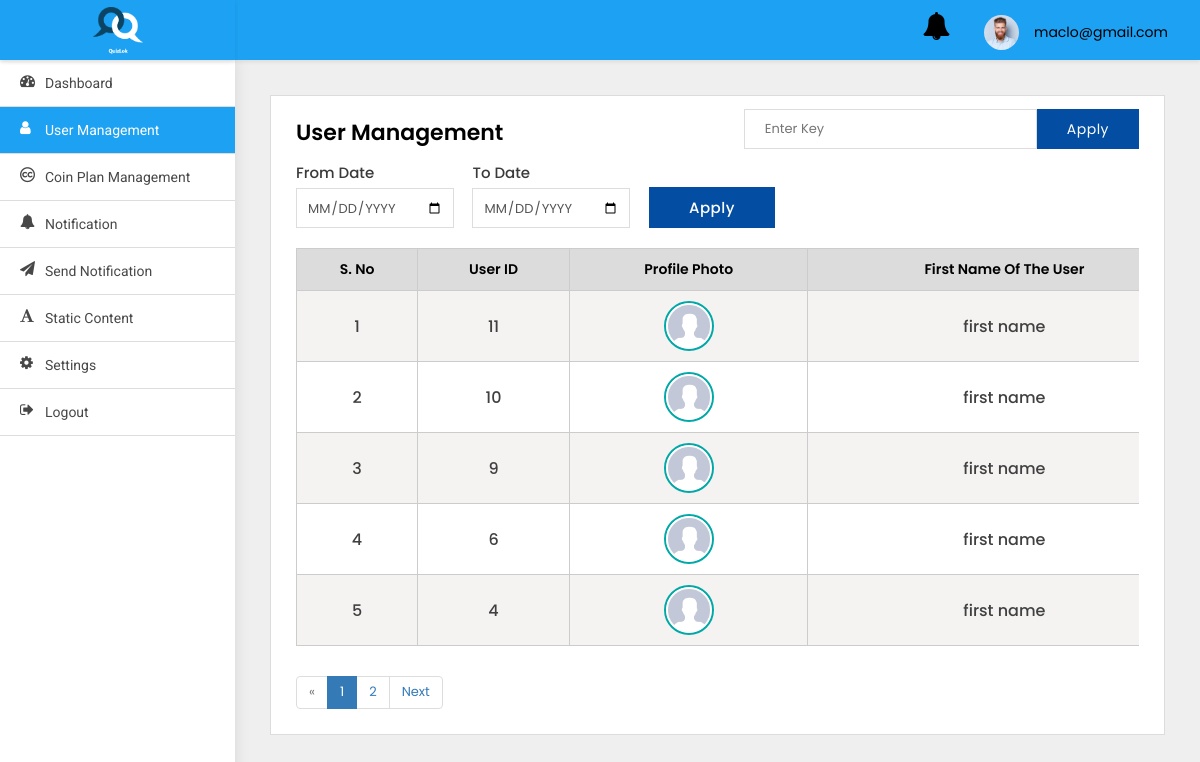
Page /adminpanel/users-list/ (signed in) on the earlier database version.
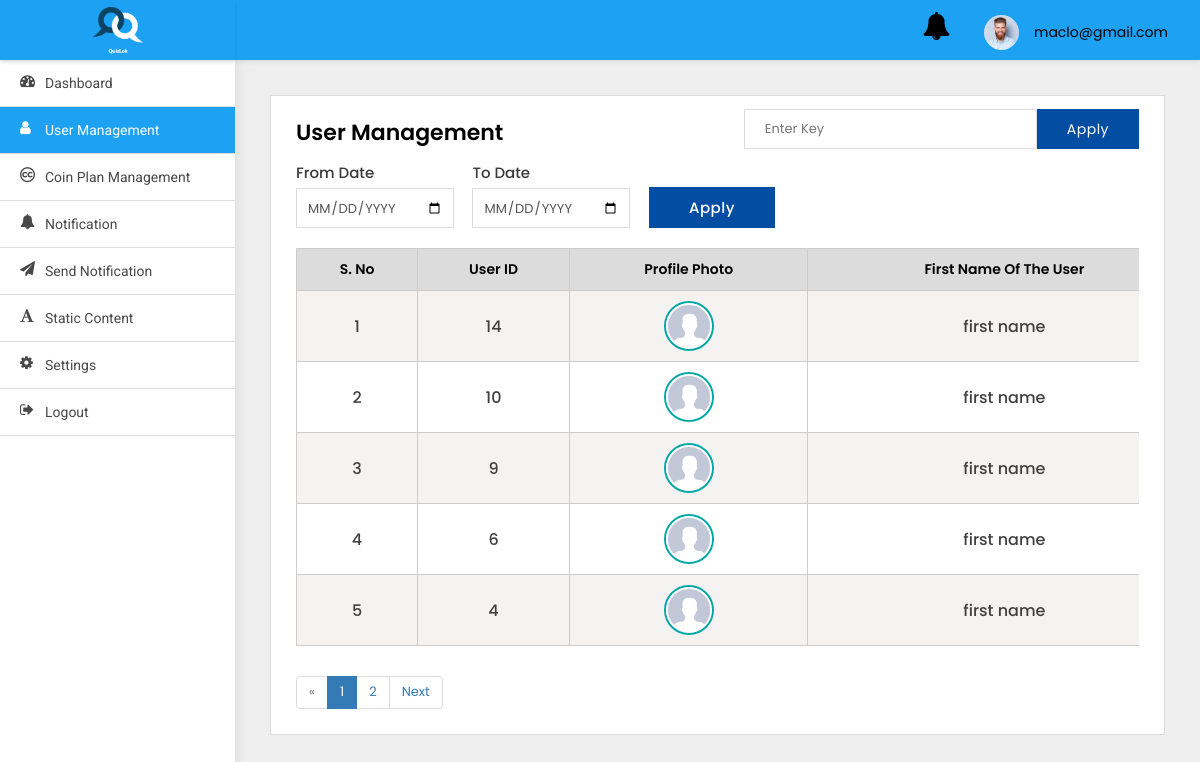
Same page on the later database version.
### adminpanel/models.py (models this page shows)
class User(AbstractBaseUser, PermissionsMixin):
    first_name = models.CharField(default='first name', max_length=100)
    last_name = models.CharField(default='', max_length=100, null=True, blank=True)
    email = models.CharField(default='', max_length=255, unique=True)
    country_code = models.CharField(default='+91', max_length=10)
    phone_number = models.CharField(default='', max_length=13)
    profile_pic = models.ImageField(default='default_profile.png', null=True, blank=True)
    device_token = models.CharField(default='', max_length=500, null=True, blank=True)
    remember_me = models.BooleanField(default=False)
    password = models.CharField(default='123456', max_length=100)
    confirm_password = models.CharField(default='123456', max_length=100)
    created_at = models.DateTimeField(auto_now_add=True)
    is_active = models.BooleanField(default=True)
    is_staff = models.BooleanField(default=False)
    is_blocked = models.BooleanField(default=False)
    objects = UserManager()
    USERNAME_FIELD = 'email'
    class Meta:
        ordering = ('-created_at',)

### adminpanel/views.py (the view)
# urls.py: path('users-list/', UsersList.as_view(), name='users-list'),
class UsersList(LoginRequiredMixin, ListView):
    paginate_by = 5
    model = User
    template_name = 'user-management.html'
    login_url = 'adminpanel:login'
    def get(self, request, *args, **kwargs):
        qs = self.request.GET.get('qs')
        if qs:
            search = User.objects.filter(Q(first_name__icontains=qs) |
                                         Q(last_name__icontains=qs) |
                                         Q(id__icontains=qs) |
                                         Q(phone_number__icontains=qs))
            search_count = len(search)
            context = {
                'search': search,
            }
            if search:
                messages.info(self.request, str(
                    search_count) + ' matches found')
                return render(self.request, 'user-management.html', context)
            else:
                messages.info(self.request, 'No results found')
                return render(self.request, 'user-management.html', context)
        else:
            users = User.objects.all().exclude(is_superuser=True)
            myfilter = UserFilter(self.request.GET, queryset=users)
            users = myfilter.qs
            print(users.count())
            paginator = Paginator(users, self.paginate_by)
            page_number = self.request.GET.get('page')
            page_obj = paginator.get_page(page_number)
            context = {
                'object_list': users,
                'myfilter': myfilter,
                'pages': page_obj,
            }
            return render(self.request, "user-management.html", context)

### adminpanel/templates/user-management.html (shortened to what this page needs)
{% extends 'base.html' %}
{% block body %}
<div class="WrapperArea">
    <div class="WrapperBox">
        <div class="Small-Wrapper">
            <div class="SearchBox">
                <form action="" method="get">
                    <input type="text" name="qs" placeholder="Enter Key">
                    <button>Apply</button>
                </form>
            </div>
            <h4 class="Title">User Management</h4>
            <div class="Filter">
                <form method="get">
                    <div class="form-group">
                        <label>From Date</label>
                        <input type="date" name="from_date" class="form-control">
                    </div>
                    <div class="form-group">
                        <label>To Date</label>
                        <input type="date" name="to_date" class="form-control">
                    </div>
                    <div class="form-group">
                        <label>&nbsp;</label>
                        <button class="Button" type="submit">Apply</button>
                    </div>
                </form>
            </div>
            {% if search %}
            <div class="TableList">
                <div class="dragscroll">
                    <table style="width: 150vw">
                        <thead>
                        <tr>
                            <th>S. No</th>
                            <th>User ID</th>
                            <th>First Name of the user</th>
                            <th>Last Name of the user</th>
                            <th>Profile Photo</th>
                            <th>Phone Number</th>
                            <th>Action</th>
                        </tr>
                        </thead>
                        <tbody>
                        {% for object in search %}
                        <tr>
                            <td>{{forloop.counter}}</td>
                            <td>{{object.id}}</td>
                            <td>{{object.first_name}}</td>
                            <td>{{object.last_name}}</td>
                            {% if object.profile_pic %}
                            <td>
                                <figure><img src="{{object.profile_pic.url}}" alt="Profile pic"></figure>
                            </td>
                            {% else %}
                            <td>
                                <figure><img src="https://snapic-bucket.s3.amazonaws.com/static/default_profile.png"
                                             alt=""></figure>
                            </td>
                            {% endif %}
                            <td>{{object.phone_number}}</td>
                            <td>
                                <a class="Blue" href="{% url 'adminpanel:user-detail' object.id %}">
                                    <i class="fa fa-eye"></i>
                                </a>
                                <button class="Red deleteButton" value="{{object.id}}" data-toggle="modal"
                                        data-target="#DeleteModal" style="border:none;box-shadow:none;
                                                                                background:transparent;outline:0;">
                                    <i class="fa fa-trash"></i>
                                </button>
                                {% if object.is_blocked %}
                                <button class="Red cross" data-target="#UnBlock" data-toggle="modal"
                                        value="{{object.id}}"
                                        style="border:none;box-shadow:none;background:transparent;outline:0;margin-left:10px;">
                                    <i class="fa fa-ban"></i>
                                </button>
                                {% else %}
                                <button class="Green tick" data-target="#Block" data-toggle="modal"
                                        value="{{object.id}}"
                                        style="border:none;box-shadow:none;background:transparent;outline:0;margin-left:10px;">
                                    <i class="fa fa-check"></i>
                                </button>
                                {% endif %}
                            </td>
                        </tr>
                        {% endfor %}
                        </tbody>
                    </table>
                </div>
            </div>
            {% elif pages %}
            <div class="TableList">
                <div class="dragscroll">
                    <table style="width: 150vw">
                        <thead>
                        <tr>
                            <th>S. No</th>
                            <th>User ID</th>
                            <th>Profile Photo</th>
                            <th>First Name of the user</th>
                        </tr>
                        </thead>
                        <tbody>
                        {% for object in pages %}
                        <tr>
                            <td>{{forloop.counter}}</td>
                            <td>{{object.id}}</td>
                            {% if object.profile_pic %}
                            <td>
                                <center>
                                    <figure><img src="{{object.profile_pic.url}}" alt="Profile pic"></figure>
                                </center>
                            </td>
                            {% endif %}
                            <td>{{object.first_name}}</td>
                        </tr>
                        {% endfor %}
                        </tbody>
                    </table>
                </div>
            </div>
            {% endif %}
            {% if pages.has_other_pages %}
            <ul class="pagination">
                {% if pages.has_previous %}
                <li class="page-item"><a aria-label="Previous" class="page-link"
                                         href="?page={{ pages.previous_page_number }}">Previous</a></li>
                {% else %}
                <li class="page-item disabled"><span>&laquo;</span></li>
                {% endif %}
                {% for i in pages.paginator.page_range %}
                {% if pages.number == i %}
                <li class="page-item active"><span>{{ i }} <span class="sr-only">(current)</span></span></li>
                {% else %}
                <li class="page-item"><a class="page-link" href="?page={{ i }}">{{ i }}</a></li>
                {% endif %}
                {% endfor %}
                {% if pages.has_next %}
                <li class="page-item"><a aria-label="Next" class="page-link" href="?page={{ pages.next_page_number }}">Next</a>
                </li>
                {% else %}
                <li class="page-item disabled"><span>&raquo;</span></li>
                {% endif %}
            </ul>
            {% endif %}
        </div>
    </div>
</div>
{% endblock body %}

### adminpanel/templates/base.html (shortened to what this page needs)
{% load static %}
<html lang="en">
<head>
    <link type="text/css" rel="stylesheet" href="{% static 'adminpanel/css/style.css' %}">
</head>
<body>
<div class="Header">
    <div class="Logo">
        <img src="{% static 'adminpanel/images/logo_splash.png' %}">
    </div>
    <div class="Navigation">
        <div class="header-notifications">
            <a href="{% url 'adminpanel:notification' %}">
                <i class="fa fa-bell fa-2x" aria-hidden="true"></i>
            </a>
        </div>
        <div class="Avater">
            <a href="javascript:void(0);">
                <figure><img src="{% static 'adminpanel/images/profile.jpg' %}"></figure>
                {{user}} </a>
        </div>
    </div>
</div>
<div class="SidenavBar">
    <ul>
        <li class="nav-item nav-link {% if request.resolver_match.view_name  == 'adminpanel:dashboard' %}active{% endif %}">
            <a href="{% url 'adminpanel:dashboard'  %}">
                <span><i class="fa fa-tachometer"></i></span> Dashboard
            </a>
        </li>
        <li class="nav-item nav-link {% if request.resolver_match.view_name  == 'adminpanel:users-list' %}active{% endif %}">
            <a href="{% url 'adminpanel:users-list' %}">
                <span><i class="fa fa-user"></i></span> User Management
            </a>
        </li>
        <li class="nav-item nav-link {% if request.resolver_match.view_name  == 'adminpanel:coin-plan-list' %}active{% endif %}">
            <a href="{% url 'adminpanel:coin-plan-list' %}">
                <span><i class="fa fa-creative-commons"></i></span> Coin Plan Management
            </a>
        </li>
        <li class="nav-item nav-link {% if request.resolver_match.view_name  == 'adminpanel:notification' %}active{% endif %}">
            <a href="{% url 'adminpanel:notification' %}">
                <span><i class="fa fa-bell"></i></span> Notification
            </a>
        </li>
        <li class="nav-item nav-link {% if request.resolver_match.view_name  == 'adminpanel:send-notification' %}active{% endif %}">
            <a href="{% url 'adminpanel:send-notification' %}">
                <span><i class="fa fa-send"></i></span> Send Notification
            </a>
        </li>
        <li class="nav-item nav-link {% if request.resolver_match.view_name  == 'adminpanel:terms-and-condition' %}active{% endif %}">
            <a href="{% url 'adminpanel:terms-and-condition' %}">
                <span><i class="fa fa-font"></i></span> Static content
            </a>
        </li>
        <li class="nav-item nav-link {% if request.resolver_match.view_name  == 'change_password' %}active{% endif %}">
            <a href="{% url 'change_password' %}">
                <span><i class="fa fa-cog"></i></span> Settings
            </a>
        </li>
        <li class="nav-item nav-link {% if request.resolver_match.view_name  == 'logout' %}active{% endif %}">
            <a href="{% url 'logout' %}">
                <span><i class="fa fa-sign-out"></i></span> Logout
            </a>
        </li>
    </ul>
</div>
{% block body %}
{% endblock body %}
</body>
</html>

Differences in the rows shown:
removed User: id "11", profile_pic (placeholder picture), first_name "first name"
added User: id "14", profile_pic (placeholder picture), first_name "first name"
